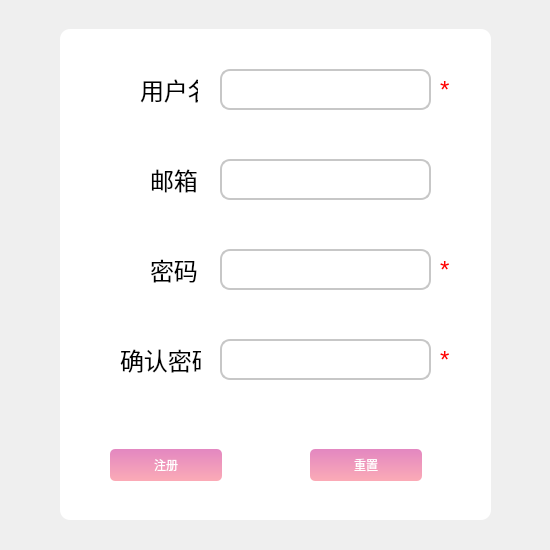
<?xml version="1.0" encoding="UTF-8"?>
<ui version="4.0">
 <class>RegistWindow</class>
 <widget class="QWidget" name="RegistWindow">
  <property name="geometry">
   <rect>
    <x>0</x>
    <y>0</y>
    <width>550</width>
    <height>550</height>
   </rect>
  </property>
  <property name="windowTitle">
   <string>Form</string>
  </property>
  <property name="styleSheet">
   <string notr="true"/>
  </property>
  <widget class="QWidget" name="horizontalLayoutWidget">
   <property name="geometry">
    <rect>
     <x>0</x>
     <y>0</y>
     <width>551</width>
     <height>551</height>
    </rect>
   </property>
   <layout class="QHBoxLayout" name="horizontalLayout">
    <property name="spacing">
     <number>0</number>
    </property>
    <item>
     <widget class="QWidget" name="widget" native="true">
      <property name="styleSheet">
       <string notr="true">#widget {
background-image: url(:/images/timg.jpeg);
}</string>
      </property>
      <widget class="QFrame" name="frame">
       <property name="geometry">
        <rect>
         <x>60</x>
         <y>29</y>
         <width>431</width>
         <height>491</height>
        </rect>
       </property>
       <property name="styleSheet">
        <string notr="true">#frame {
	background-color: rgb(255, 255, 255);
	border-radius: 10px;
	background-image:none

}
QLabel {
	background-image: none;
}
QLineEdit {
    border-width: 2px;
    border-style: solid;
    border-radius: 10px;
	border-color:rgb(199, 199, 199);
	background-color:rgb(255, 255, 255);
}
</string>
       </property>
       <property name="frameShape">
        <enum>QFrame::StyledPanel</enum>
       </property>
       <property name="frameShadow">
        <enum>QFrame::Raised</enum>
       </property>
       <widget class="QPushButton" name="Regist">
        <property name="geometry">
         <rect>
          <x>50</x>
          <y>420</y>
          <width>112</width>
          <height>32</height>
         </rect>
        </property>
        <property name="styleSheet">
         <string notr="true">QPushButton{
	background-color: qlineargradient(spread:pad, x1:0, y1:0, x2:0, y2:1, stop:0 rgba(227, 135, 193, 255), stop:1 rgba(251, 171, 182, 255));
color:rgb(255,255,255);
border-radius: 5px;
border:none;
}QPushButton::hover{
	background-color: qlineargradient(spread:pad, x1:0, y1:0, x2:0, y2:1, stop:1 rgba(227, 135, 193, 255), stop:0 rgba(251, 171, 182, 255));
}
QPushButton::pressed{
	background-color: qlineargradient(spread:pad, x1:0, y1:0, x2:0, y2:1, stop:0 rgba(227, 135, 193, 255), stop:1 rgba(251, 171, 182, 255));
}</string>
        </property>
        <property name="text">
         <string>注册</string>
        </property>
       </widget>
       <widget class="QPushButton" name="Reset">
        <property name="geometry">
         <rect>
          <x>250</x>
          <y>420</y>
          <width>112</width>
          <height>32</height>
         </rect>
        </property>
        <property name="styleSheet">
         <string notr="true">QPushButton{
	background-color: qlineargradient(spread:pad, x1:0, y1:0, x2:0, y2:1, stop:0 rgba(227, 135, 193, 255), stop:1 rgba(251, 171, 182, 255));
color:rgb(255,255,255);
border-radius: 5px;
border:none;
}QPushButton::hover{
	background-color: qlineargradient(spread:pad, x1:0, y1:0, x2:0, y2:1, stop:1 rgba(227, 135, 193, 255), stop:0 rgba(251, 171, 182, 255));
}
QPushButton::pressed{
	background-color: qlineargradient(spread:pad, x1:0, y1:0, x2:0, y2:1, stop:0 rgba(227, 135, 193, 255), stop:1 rgba(251, 171, 182, 255));
}</string>
        </property>
        <property name="text">
         <string>重置</string>
        </property>
       </widget>
       <widget class="QLineEdit" name="UserLnEdit">
        <property name="geometry">
         <rect>
          <x>160</x>
          <y>40</y>
          <width>211</width>
          <height>41</height>
         </rect>
        </property>
       </widget>
       <widget class="QLineEdit" name="EmailLnEdit">
        <property name="geometry">
         <rect>
          <x>160</x>
          <y>130</y>
          <width>211</width>
          <height>41</height>
         </rect>
        </property>
       </widget>
       <widget class="QLineEdit" name="PwdLnEdit">
        <property name="geometry">
         <rect>
          <x>160</x>
          <y>220</y>
          <width>211</width>
          <height>41</height>
         </rect>
        </property>
       </widget>
       <widget class="QLineEdit" name="ConfirmLnEdit">
        <property name="geometry">
         <rect>
          <x>160</x>
          <y>310</y>
          <width>211</width>
          <height>41</height>
         </rect>
        </property>
       </widget>
       <widget class="QLabel" name="label">
        <property name="geometry">
         <rect>
          <x>80</x>
          <y>40</y>
          <width>58</width>
          <height>41</height>
         </rect>
        </property>
        <property name="font">
         <font>
          <pointsize>18</pointsize>
         </font>
        </property>
        <property name="text">
         <string>用户名</string>
        </property>
       </widget>
       <widget class="QLabel" name="label_2">
        <property name="geometry">
         <rect>
          <x>90</x>
          <y>220</y>
          <width>58</width>
          <height>41</height>
         </rect>
        </property>
        <property name="font">
         <font>
          <pointsize>18</pointsize>
         </font>
        </property>
        <property name="text">
         <string>密码</string>
        </property>
       </widget>
       <widget class="QLabel" name="label_3">
        <property name="geometry">
         <rect>
          <x>60</x>
          <y>310</y>
          <width>81</width>
          <height>41</height>
         </rect>
        </property>
        <property name="font">
         <font>
          <pointsize>18</pointsize>
         </font>
        </property>
        <property name="text">
         <string>确认密码</string>
        </property>
       </widget>
       <widget class="QLabel" name="label_4">
        <property name="geometry">
         <rect>
          <x>380</x>
          <y>230</y>
          <width>16</width>
          <height>21</height>
         </rect>
        </property>
        <property name="font">
         <font>
          <pointsize>18</pointsize>
         </font>
        </property>
        <property name="styleSheet">
         <string notr="true">color: rgb(255, 0, 0);</string>
        </property>
        <property name="text">
         <string>*</string>
        </property>
       </widget>
       <widget class="QLabel" name="label_5">
        <property name="geometry">
         <rect>
          <x>380</x>
          <y>320</y>
          <width>16</width>
          <height>21</height>
         </rect>
        </property>
        <property name="font">
         <font>
          <pointsize>18</pointsize>
         </font>
        </property>
        <property name="styleSheet">
         <string notr="true">color: rgb(255, 0, 0);</string>
        </property>
        <property name="text">
         <string>*</string>
        </property>
       </widget>
       <widget class="QLabel" name="label_6">
        <property name="geometry">
         <rect>
          <x>380</x>
          <y>50</y>
          <width>16</width>
          <height>21</height>
         </rect>
        </property>
        <property name="font">
         <font>
          <pointsize>18</pointsize>
         </font>
        </property>
        <property name="styleSheet">
         <string notr="true">color: rgb(255, 0, 0);</string>
        </property>
        <property name="text">
         <string>*</string>
        </property>
       </widget>
       <widget class="QLabel" name="label_7">
        <property name="geometry">
         <rect>
          <x>90</x>
          <y>130</y>
          <width>58</width>
          <height>41</height>
         </rect>
        </property>
        <property name="font">
         <font>
          <pointsize>18</pointsize>
         </font>
        </property>
        <property name="text">
         <string>邮箱</string>
        </property>
       </widget>
      </widget>
     </widget>
    </item>
   </layout>
  </widget>
 </widget>
 <resources/>
 <connections/>
</ui>
